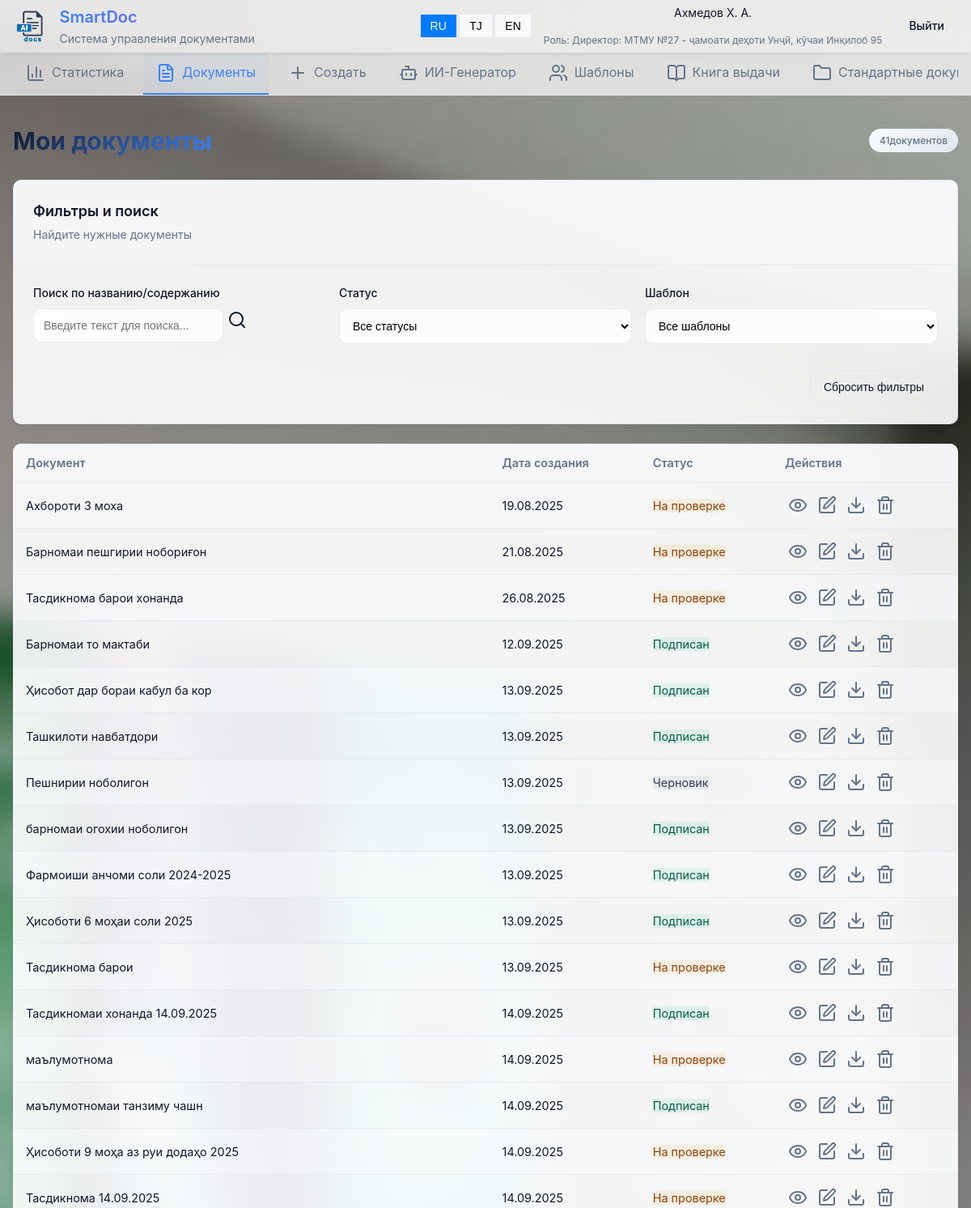
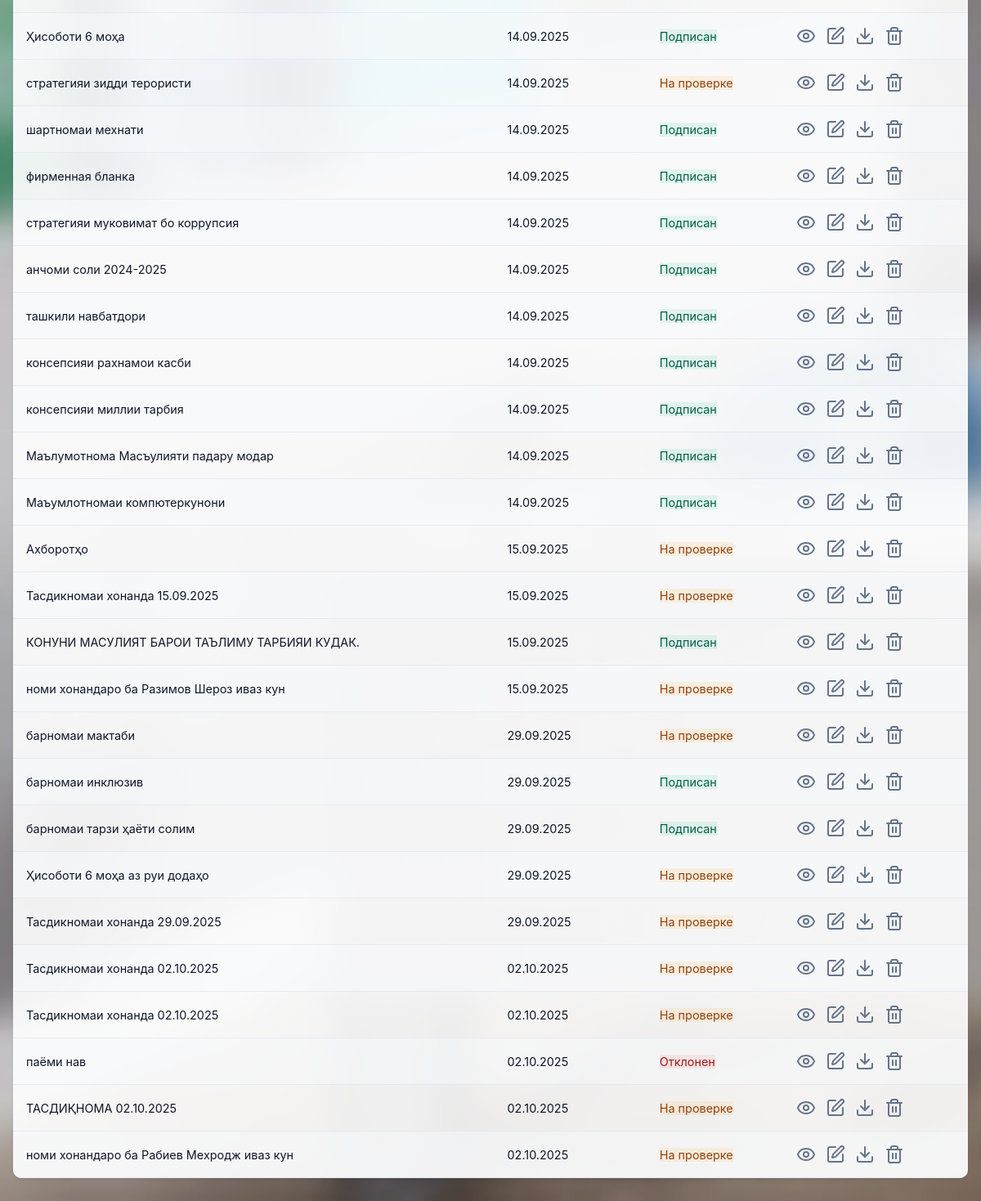
Before: /documents/ (signed in) with the older database file (2 pictures, top to bottom).
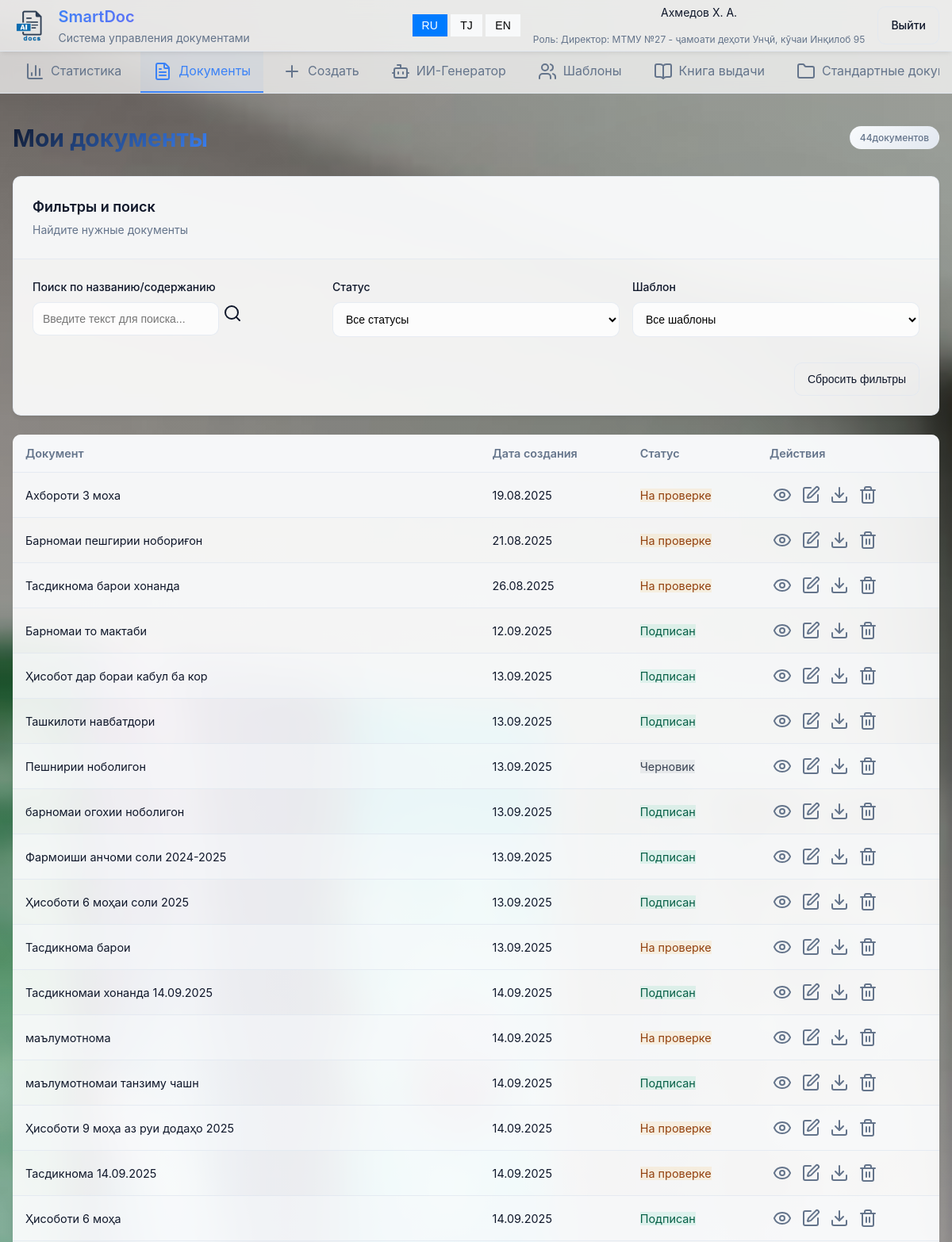
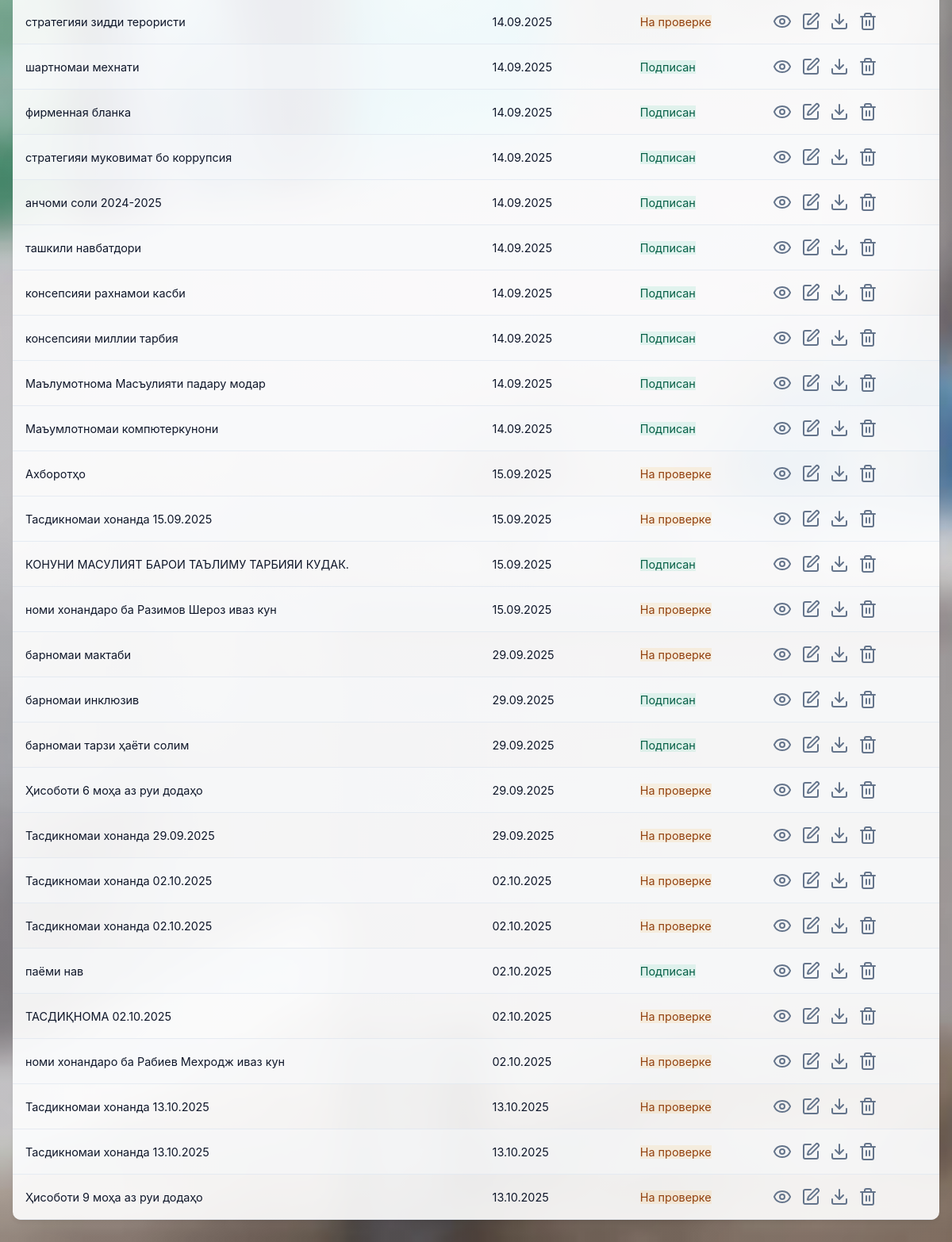
After: the same page with the newer database file (2 pictures, top to bottom).
### main/models.py (models this page shows, shortened)
class Document(models.Model):
    STATUS_CHOICES = (
        ('draft', 'Черновик'),
        ('pending', 'На проверке'),
        ('signed', 'Подписан'),
        ('rejected','Отклонен')
    )
    title = models.CharField(max_length=255)
    content = models.TextField(null=True, blank=True)
    category=models.ForeignKey(Category,on_delete=models.SET_NULL,null=True)
    template = models.ForeignKey(Template, on_delete=models.SET_NULL, null=True, blank=True)
    created_by = models.ForeignKey(User, on_delete=models.CASCADE, related_name='documents_created')
    recipient = models.ForeignKey(User, on_delete=models.SET_NULL, null=True, blank=True, related_name='documents_received')
    school = models.ForeignKey(School, on_delete=models.CASCADE)
    status = models.CharField(max_length=20, choices=STATUS_CHOICES, default='draft')
    file=models.FileField(upload_to='documents/')
    created_at = models.DateTimeField(auto_now_add=True)

### main/views.py (the view)
# urls.py: path('documents/', documents, name='documents'),
@login_required
def documents(request):
    documents = Document.objects.filter(school=request.user.school)
    templates = Template.objects.filter(school=request.user.school)
    users = User.objects.filter(school=request.user.school)
    data = {'documents': documents, 'templates': templates, 'users': users}
    return render(request, 'main/documents.html', data)

### main/models.py (called while the page is built)
    def __str__(self):
        return f'{self.name} - {self.address}'

### main/templates/main/documents.html (shortened to what this page needs)
{% extends 'main/base.html' %}
{% block content %}
<div class="page-container">
    <div class="page-header">
        <h2 data-i18n="my_documents">Мои документы</h2>
        <div class="badge" id="documents-count">{{ documents.count }} <span data-i18n="documents_count">документов</span></div>
    </div>
    <div class="card">
        <div class="card-header">
            <h3 data-i18n="filters_search">Фильтры и поиск</h3>
            <p data-i18n="find_documents">Найдите нужные документы</p>
        </div>
        <div class="card-content">
            <div class="filters-grid">
                <div class="form-group">
                    <label for="search-query" data-i18n="search_placeholder">Поиск по названию/содержанию</label>
                    <div class="search-input">
                        <input type="text" id="search-query" data-i18n-placeholder="search_input_placeholder" placeholder="Введите текст для поиска...">
                        <i data-lucide="search"></i>
                    </div>
                </div>
                <div class="form-group">
                    <label for="filter-status" data-i18n="status">Статус</label>
                    <select id="filter-status">
                        <option value="all" data-i18n="all_statuses">Все статусы</option>
                    </select>
                </div>
                <div class="form-group">
                    <label for="filter-template" data-i18n="template">Шаблон</label>
                    <select id="filter-template">
                        <option value="all" data-i18n="all_templates">Все шаблоны</option>
                    </select>
                </div>
            </div>
            <div class="filters-actions">
                <button type="button" class="btn btn-outline" id="reset-filters" data-i18n="reset_filters">Сбросить фильтры</button>
            </div>
        </div>
    </div>
         <table class="documents-table" id="documents-list">
            <thead>
                <tr>
                    <th data-i18n="document">Документ</th>
                    <th data-i18n="creation_date">Дата создания</th>
                    <th data-i18n="status">Статус</th>
                    <th data-i18n="actions">Действия</th>
                </tr>
            </thead>
            <tbody>
                {% for document in documents %}
                <tr data-title="{{ document.title|lower }}"
                    data-content="{{ document.content|lower }}"
                    data-status="{{ document.status }}"
                    data-template="{{ document.template.id|default:'none' }}"
                    data-id="{{document.id}}" id="document-{{ document.id }}">
                    <td>
                        <div class="document-title">{{ document.title }}</div>
                    </td>
                    <td class="document-date">{{ document.created_at|date:"d.m.Y" }}</td>
                    <td><span class="badge-status badge-{{ document.status }}">{{ document.get_status_display }}</span></td>
                    <td>
                        <div class="document-actions">
                            <a class="btn-icon" title="Просмотр" data-i18n-title="view">
                                <i data-lucide="eye"></i>
                            </a>
                            <a class="btn-icon" href="{% url 'document_edit' document.id %}" title="Редактировать" data-i18n-title="edit">
                                <i data-lucide="edit"></i>
                            </a>
                            <a class="btn-icon" href="{{ document.file.url }}" target="_blank" title="Скачать" data-i18n-title="download">
                                <i data-lucide="download"></i>
                            </a>
                            <a class="btn-icon" href="{% url 'document_delete' document.id %}" data-i18n-title="delete">
                                <i data-lucide="trash-2"></i>
                            </a>
                        </div>
                    </td>
                </tr>
                {% endfor %}
            </tbody>
        </table>
</div>
{% endblock %}

Changed rows visible on the page:
changed Document "паёми нав": status "Отклонен" → "Подписан"
added Document: title "Тасдикномаи хонанда 13.10.2025", created_at "13.10.2025", status "На проверке"
added Document: title "Тасдикномаи хонанда 13.10.2025", created_at "13.10.2025", status "На проверке"
added Document: title "Ҳисоботи 9 моҳа аз руи додаҳо", created_at "13.10.2025", status "На проверке"
Other visible differences:
{{ documents.count }}: "41" → "44"
